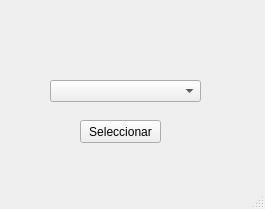
<?xml version="1.0" encoding="UTF-8"?>
<ui version="4.0">
 <class>MainWindow</class>
 <widget class="QMainWindow" name="MainWindow">
  <property name="geometry">
   <rect>
    <x>0</x>
    <y>0</y>
    <width>265</width>
    <height>209</height>
   </rect>
  </property>
  <property name="windowTitle">
   <string>MainWindow</string>
  </property>
  <widget class="QWidget" name="centralWidget">
   <widget class="QComboBox" name="comboBox">
    <property name="geometry">
     <rect>
      <x>50</x>
      <y>80</y>
      <width>151</width>
      <height>22</height>
     </rect>
    </property>
   </widget>
   <widget class="QPushButton" name="pushButton">
    <property name="geometry">
     <rect>
      <x>80</x>
      <y>120</y>
      <width>81</width>
      <height>23</height>
     </rect>
    </property>
    <property name="text">
     <string>Seleccionar</string>
    </property>
   </widget>
  </widget>
  <widget class="QStatusBar" name="statusBar"/>
 </widget>
 <layoutdefault spacing="6" margin="11"/>
 <resources/>
 <connections/>
</ui>
